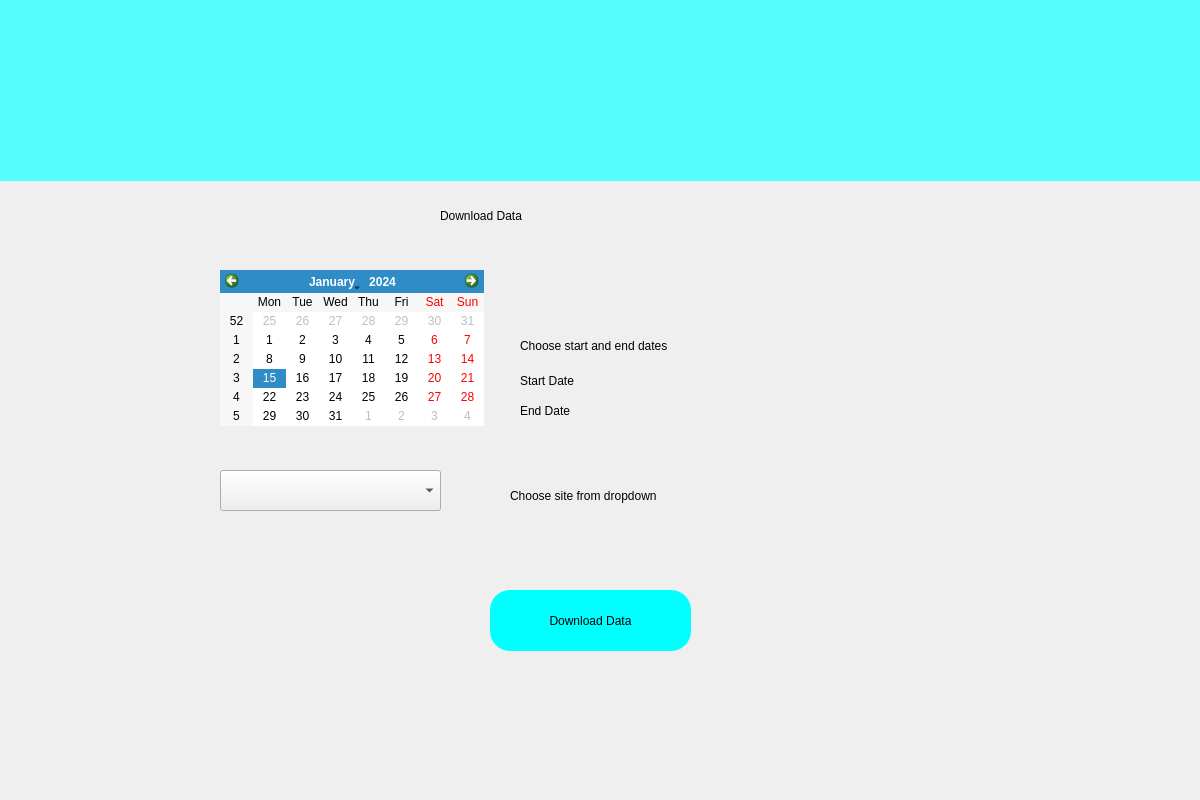
<?xml version="1.0" encoding="UTF-8"?>
<ui version="4.0">
 <class>Form</class>
 <widget class="QWidget" name="Form">
  <property name="geometry">
   <rect>
    <x>0</x>
    <y>0</y>
    <width>1200</width>
    <height>800</height>
   </rect>
  </property>
  <property name="windowTitle">
   <string>Form</string>
  </property>
  <widget class="QLabel" name="label">
   <property name="geometry">
    <rect>
     <x>0</x>
     <y>0</y>
     <width>1200</width>
     <height>181</height>
    </rect>
   </property>
   <property name="styleSheet">
    <string notr="true">
background-color: rgb(85, 255, 255);</string>
   </property>
   <property name="text">
    <string/>
   </property>
   <property name="pixmap">
    <pixmap>../images/nmwrri_small_logo.png</pixmap>
   </property>
   <property name="scaledContents">
    <bool>false</bool>
   </property>
  </widget>
  <widget class="QLabel" name="label_2">
   <property name="geometry">
    <rect>
     <x>440</x>
     <y>180</y>
     <width>291</width>
     <height>71</height>
    </rect>
   </property>
   <property name="styleSheet">
    <string notr="true">font: 28pt &quot;Sans Serif&quot;;</string>
   </property>
   <property name="text">
    <string>Download Data</string>
   </property>
  </widget>
  <widget class="QPushButton" name="downloaddata">
   <property name="geometry">
    <rect>
     <x>490</x>
     <y>590</y>
     <width>201</width>
     <height>61</height>
    </rect>
   </property>
   <property name="styleSheet">
    <string notr="true">border-radius:20px; 
background-color: rgb(0, 255, 255);
font: 14pt &quot;Sans Serif&quot;;</string>
   </property>
   <property name="text">
    <string>Download Data</string>
   </property>
  </widget>
  <widget class="QCalendarWidget" name="calendarWidget">
   <property name="geometry">
    <rect>
     <x>220</x>
     <y>270</y>
     <width>264</width>
     <height>156</height>
    </rect>
   </property>
  </widget>
  <widget class="QLabel" name="startdate">
   <property name="geometry">
    <rect>
     <x>520</x>
     <y>370</y>
     <width>251</width>
     <height>21</height>
    </rect>
   </property>
   <property name="text">
    <string>Start Date</string>
   </property>
  </widget>
  <widget class="QLabel" name="enddate">
   <property name="geometry">
    <rect>
     <x>520</x>
     <y>400</y>
     <width>261</width>
     <height>21</height>
    </rect>
   </property>
   <property name="text">
    <string>End Date</string>
   </property>
  </widget>
  <widget class="QLabel" name="label_3">
   <property name="geometry">
    <rect>
     <x>520</x>
     <y>330</y>
     <width>281</width>
     <height>31</height>
    </rect>
   </property>
   <property name="styleSheet">
    <string notr="true">font: 14pt &quot;Sans Serif&quot;;</string>
   </property>
   <property name="text">
    <string>Choose start and end dates</string>
   </property>
  </widget>
  <widget class="QComboBox" name="comboBox">
   <property name="geometry">
    <rect>
     <x>220</x>
     <y>470</y>
     <width>221</width>
     <height>41</height>
    </rect>
   </property>
  </widget>
  <widget class="QLabel" name="label_4">
   <property name="geometry">
    <rect>
     <x>510</x>
     <y>480</y>
     <width>281</width>
     <height>31</height>
    </rect>
   </property>
   <property name="styleSheet">
    <string notr="true">font: 14pt &quot;Sans Serif&quot;;</string>
   </property>
   <property name="text">
    <string>Choose site from dropdown</string>
   </property>
  </widget>
 </widget>
 <resources/>
 <connections/>
</ui>
